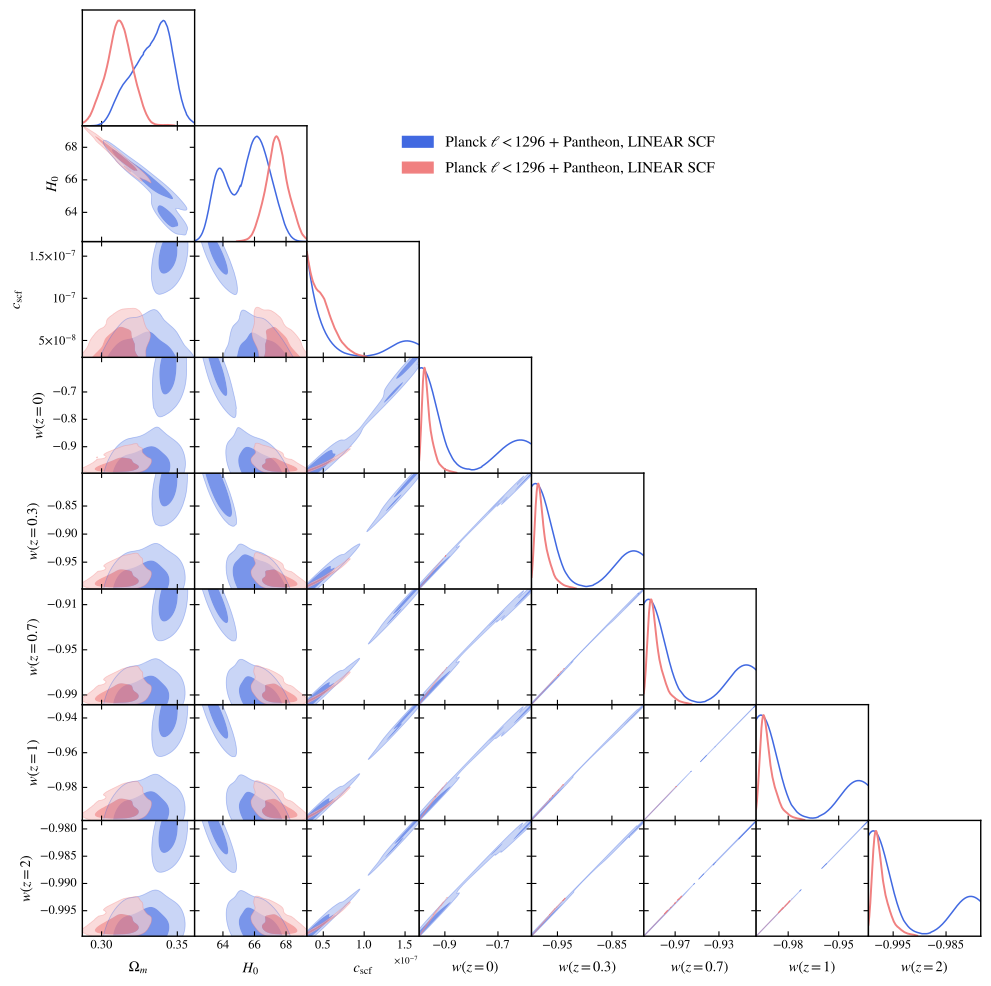

Generate this figure with Python:
import getdist.plots as gplot
from getdist import MCSamples
from getdist import loadMCSamples
import os
import matplotlib
import subprocess
import matplotlib.pyplot as plt
import numpy as np

# GENERAL PLOT OPTIONS
matplotlib.rcParams['mathtext.fontset'] = 'stix'
matplotlib.rcParams['font.family'] = 'STIXGeneral'
matplotlib.rcParams['mathtext.rm'] = 'Bitstream Vera Sans'
matplotlib.rcParams['mathtext.it'] = 'Bitstream Vera Sans:italic'
matplotlib.rcParams['mathtext.bf'] = 'Bitstream Vera Sans:bold'
matplotlib.rcParams['xtick.bottom'] = True
matplotlib.rcParams['xtick.top'] = False
matplotlib.rcParams['ytick.right'] = False
matplotlib.rcParams['axes.edgecolor'] = 'black'
matplotlib.rcParams['axes.linewidth'] = '1.0'
matplotlib.rcParams['axes.labelsize'] = 'medium'
matplotlib.rcParams['axes.grid'] = True
matplotlib.rcParams['grid.linewidth'] = '0.0'
matplotlib.rcParams['grid.alpha'] = '0.18'
matplotlib.rcParams['grid.color'] = 'lightgray'
matplotlib.rcParams['legend.labelspacing'] = 0.77
matplotlib.rcParams['savefig.bbox'] = 'tight'
matplotlib.rcParams['savefig.format'] = 'pdf'

# ADDING NEFF AS DERIVED PARAMETER
num_points_thin = 300

parameter = [u'omegam2', u'H0',u'scf_c',u'w_scf_0',u'w_scf_p3',u'w_scf_p7',u'w_scf_1',u'w_scf_2']
chaindir=r'./'

analysissettings={'smooth_scale_1D':0.45,'smooth_scale_2D':0.45,
'ignore_rows': u'0.3','range_confidence' : u'0.025'}

analysissettings2={'smooth_scale_1D':0.45,'smooth_scale_2D':0.45,
'ignore_rows': u'0.0','range_confidence' : u'0.025'}


root_chains = (
  'EXAMPLE_MCMC801',
  'EXAMPLE_MCMC803',
)

# --------------------------------------------------------------------------------
samples=loadMCSamples(chaindir + root_chains[0],settings=analysissettings)
samples.thin(factor = int(np.sum(samples.weights)/num_points_thin))
p = samples.getParams()
samples.addDerived(p.omegan+(p.omegach2+p.omegabh2)/(p.H0/100.)/(p.H0/100.),name='omegam2',label='{\\Omega_m}')
samples.addDerived(p.sigma8*np.sqrt(p.omegan+(p.omegach2+p.omegabh2)/(p.H0/100.)/(p.H0/100.))/0.5477225575,name='SS8',label='{S_8}')
samples.saveAsText(chaindir + '/.VM_PKIM3v2_TMP1')
# --------------------------------------------------------------------------------
samples=loadMCSamples(chaindir + root_chains[1],settings=analysissettings)
samples.thin(factor = int(np.sum(samples.weights)/num_points_thin))
p = samples.getParams()
samples.addDerived(p.omegan+(p.omegach2+p.omegabh2)/(p.H0/100.)/(p.H0/100.),name='omegam2',label='{\\Omega_m}')#sigma8
samples.addDerived(p.sigma8*np.sqrt(p.omegan+(p.omegach2+p.omegabh2)/(p.H0/100.)/(p.H0/100.))/0.5477225575,name='SS8',label='{S_8}')
samples.saveAsText(chaindir + '/.VM_PKIM3v2_TMP2')


#GET DIST PLOT SETUP
g=gplot.getSubplotPlotter(chain_dir=chaindir,
analysis_settings=analysissettings2,width_inch=10.0)
g.settings.lw_contour = 1.2
g.settings.legend_rect_border = False
g.settings.figure_legend_frame = False
g.settings.axes_fontsize = 13.5
g.settings.legend_fontsize = 15.5
g.settings.alpha_filled_add = 0.7
g.settings.lab_fontsize=15
g.legend_labels=False

param_3d = None
g.triangle_plot(['.VM_PKIM3v2_TMP1','.VM_PKIM3v2_TMP2'],parameter,
plot_3d_with_param=param_3d,line_args=[
{'lw': 1.1,'ls': 'solid', 'color':'royalblue'},
{'lw': 1.4,'ls': 'solid', 'color':'lightcoral'},
{'lw': 1.7,'ls': '-.', 'color':'grey'},
{'lw': 1.0,'ls': 'dashed', 'color':'black'},
],
contour_colors=['royalblue','lightcoral','grey','black'],
filled=[True,True,False,False,False],
legend_labels=[
  'Planck $\\ell < 1296$ + Pantheon, LINEAR SCF', 
  'Planck $\\ell < 1296$ + Pantheon, LINEAR SCF',
],
contour_ls=['solid', 'solid', '-.', 'dashed'],
contour_lws=[1.1, 1.4, 1.7, 1.0],
legend_loc=(0.4,0.815),
imax_shaded=0)
g.export()
